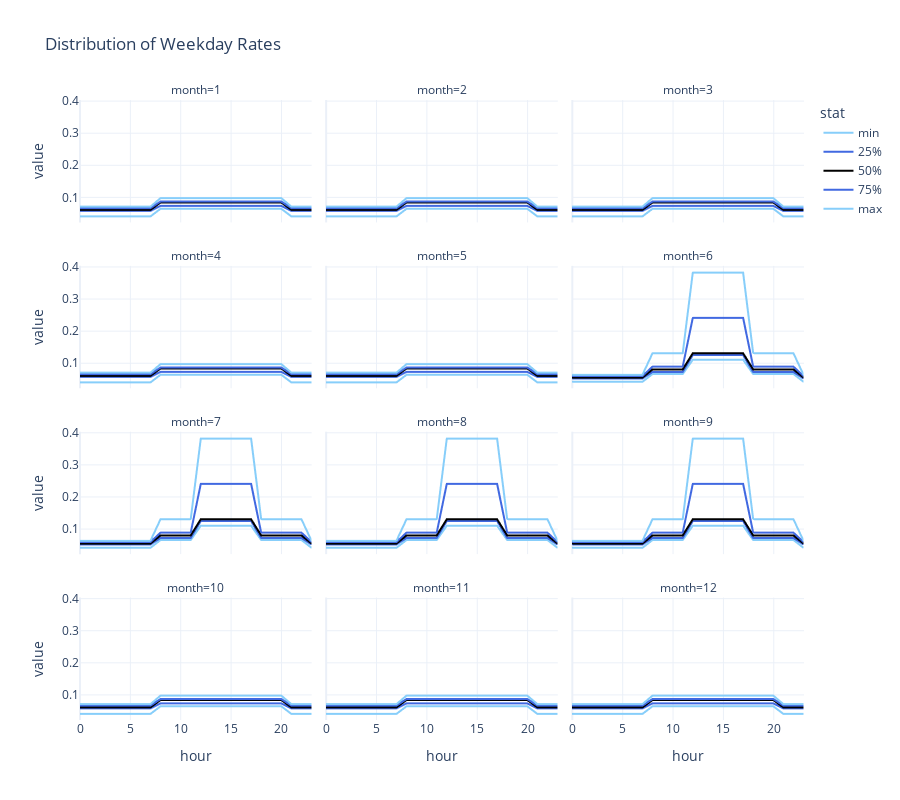

Notebook code cell kept with this figure:
### Code cell
color_map = {'min':'lightskyblue',
             '25%':'royalblue',
             '50%':'black',
             '75%':'royalblue',
             'max':'lightskyblue'}

weekday_results_fig = px.line(results[results['day'] == 'weekday'], x='hour', y='value', color='stat', color_discrete_map=color_map, facet_col='month', facet_col_wrap=3, height=800, template='plotly_white', title='Distribution of Weekday Rates')
weekday_results_fig.show()
